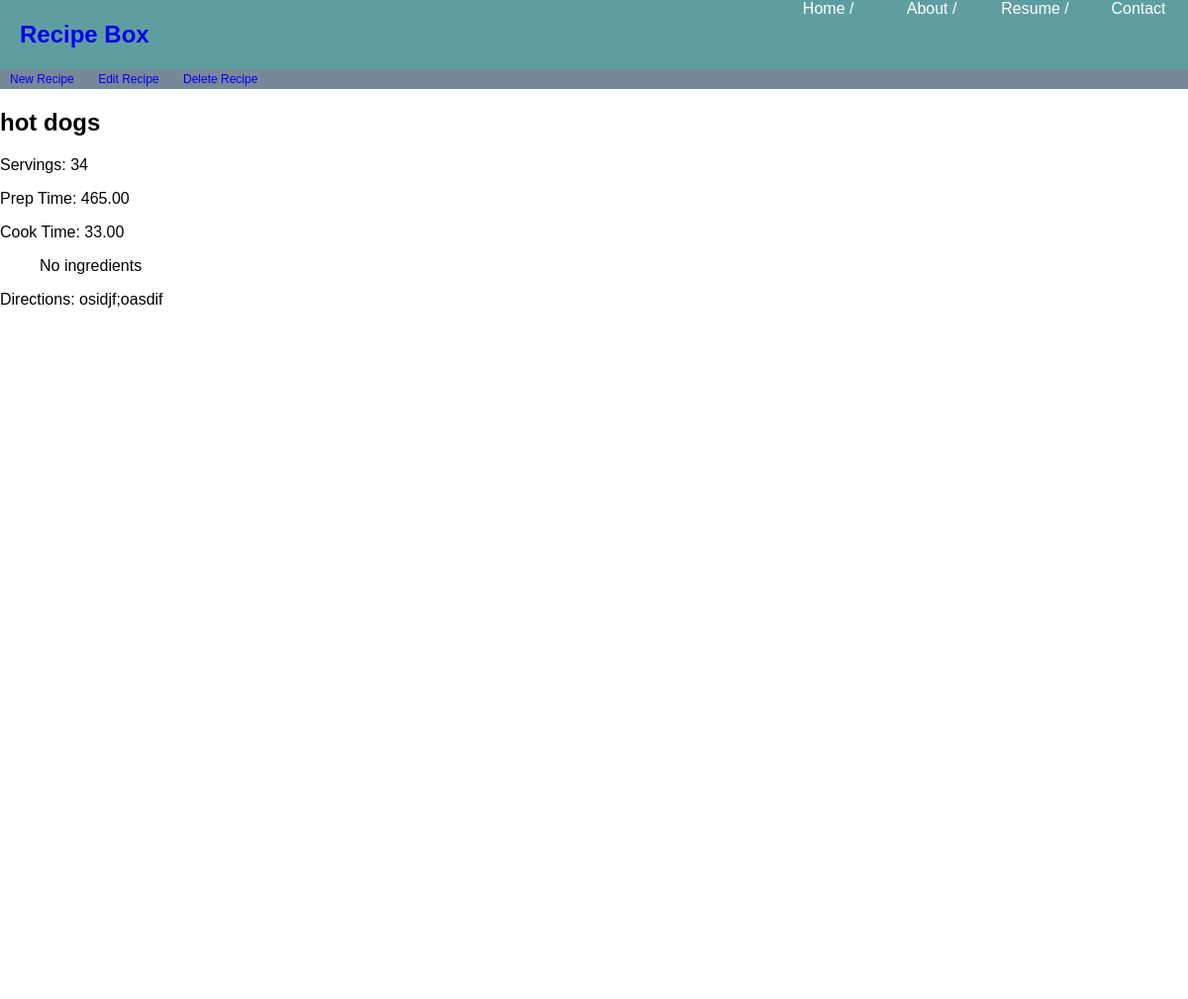
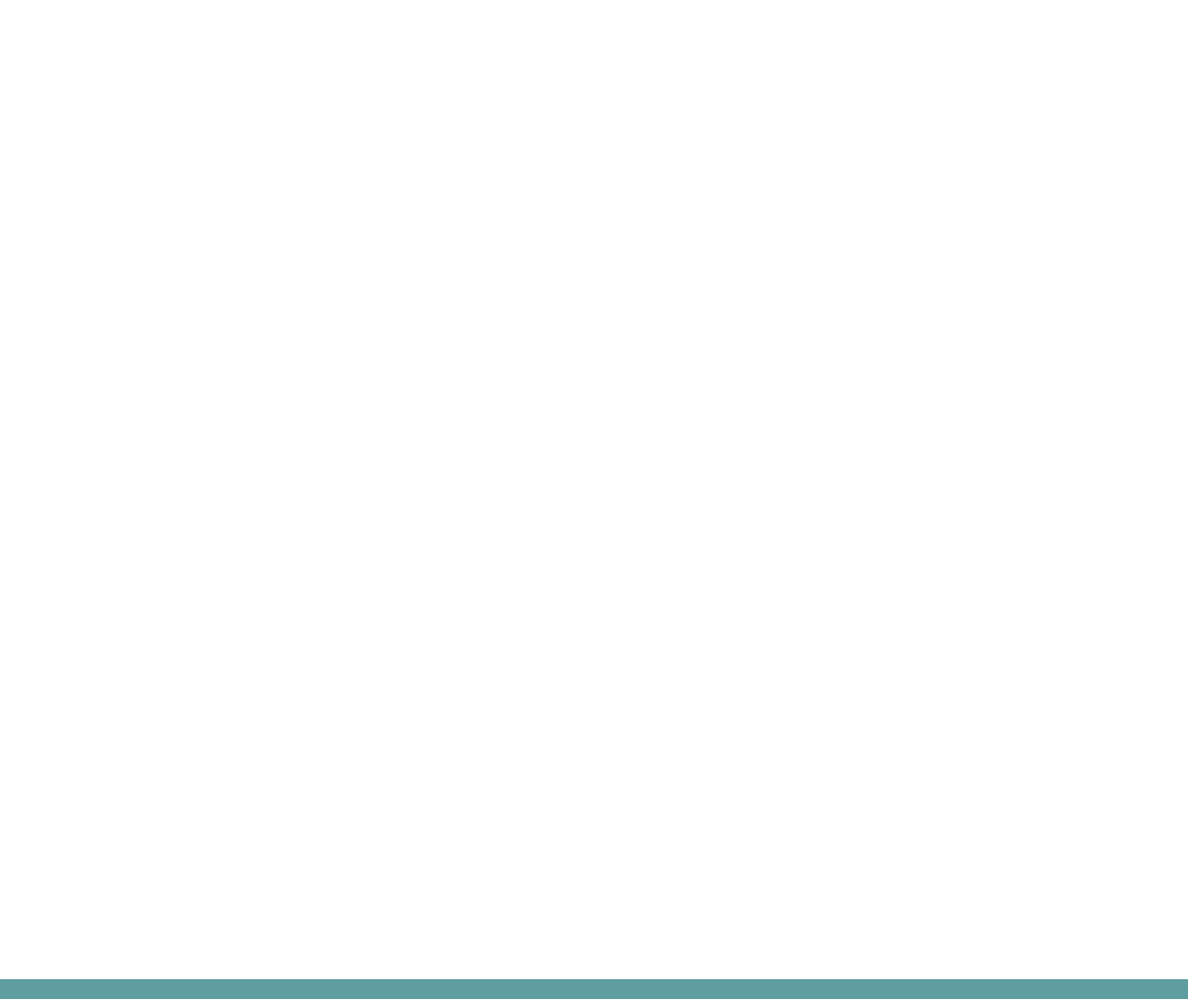
The page /recipe/5/ on the database its author committed (2 pictures, top to bottom).
### recipe_store/models.py (models this page shows, shortened)
class Recipe(models.Model):
    ITALIAN = 'IT'
    ASIAN = 'AS'
    AMERICAN = 'AM'
    TYPE_CHOICES = [
        (ITALIAN, 'Italian'),
        (ASIAN, 'Asian'),
        (AMERICAN, 'American')
    ]
    name = models.CharField(max_length = 100)
    type = models.CharField(max_length = 20, choices = TYPE_CHOICES, default = AMERICAN)
    servings = models.IntegerField()
    prep_time = models.DecimalField(decimal_places=2, max_digits=5)
    cook_time = models.DecimalField(decimal_places=2, max_digits=5)
    ingredients = models.ManyToManyField(Ingredient, through='RecipeIngredient')
    directions = models.TextField()

### recipe_store/views.py (the view)
# urls.py: path('recipe/<int:pk>/', RecipeDetailView.as_view(), name='recipe_detail'),
class RecipeDetailView(DetailView):
    model = Recipe
    template_name = 'recipe_detail.html'

### templates/recipe_detail.html
{% extends 'base.html' %}
{%block content %}
    <div class="submenu">
        <a href="{% url 'recipe_new' %}">New Recipe</a>
        <a href="{% url 'recipe_edit' recipe.id %}">Edit Recipe</a>
        <a href="{% url 'recipe_delete' recipe.id %}">Delete Recipe</a>
    </div>
    <main>
        <div class="recipe-detail">
            <h2>{{ recipe.name }}</h2>
            <p>Servings: {{ recipe.servings }}</p>
            <p>Prep Time: {{ recipe.prep_time }}</p>
            <p>Cook Time: {{ recipe.cook_time }}</p>
            <ul>
                {% for recipeingredient in recipe.recipeingredient_set.all %}
                    {{recipeingredient.quantity}} {{recipeingredient.units}} {{recipeingredient.ingredient}}<br>
                {% empty %}
                    <p>No ingredients</p>
                {% endfor %}
            </ul>
            <p>Directions: {{ recipe.directions }}</p>
        </div>
    </main>
{% endblock content %}

### recipe_store/static/recipe_store/css/base.css (style rules this page uses)
body { margin: 0 auto; height: 2000px; font-family: Helvetica; }
main { top: 90px; height: auto; position: relative; }
.submenu { position: fixed; width: 100%; height: 20px; top: 70px; background-color: lightslategray; z-index: 10; }
.submenu a { text-decoration-line: none; margin: 0px 10px; font-size: 12px; }

### rows shown on the page
Recipe: name "hot dogs", servings "34", prep_time "465.00", cook_time "33.00", directions "osidjf;oasdif"
